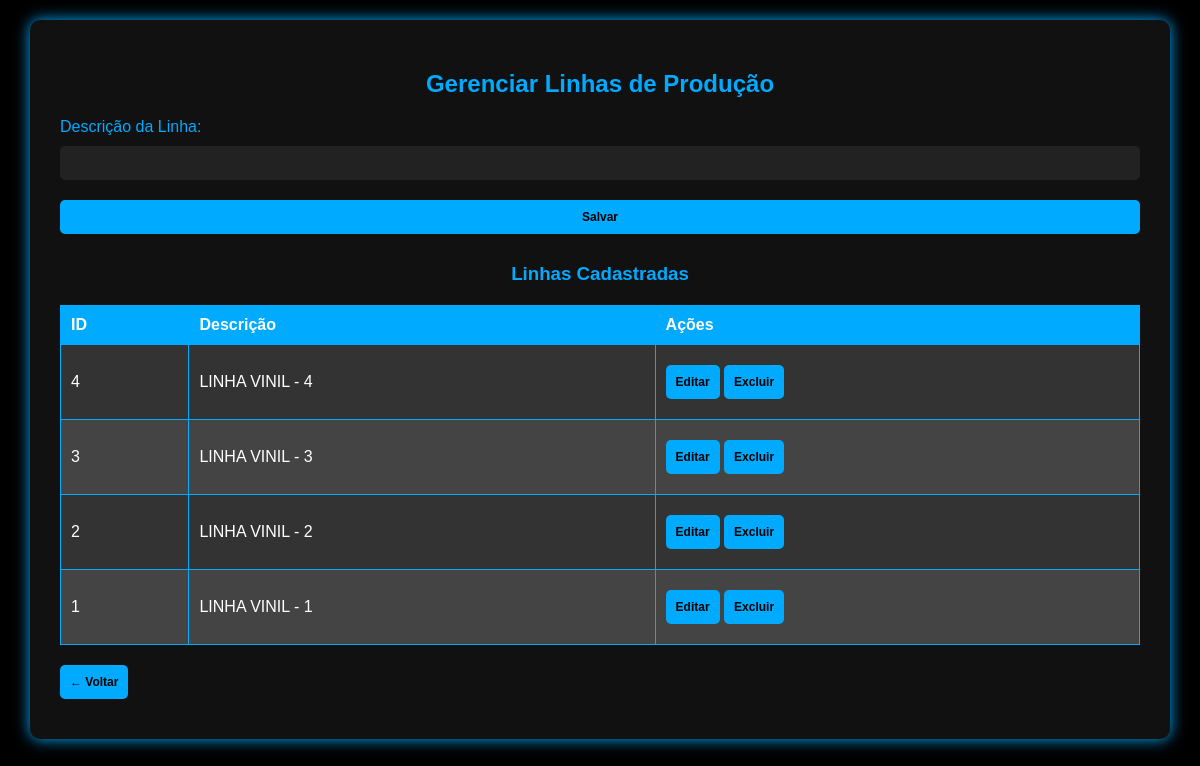
/pages/linhas_producao.php, run on the app's committed database.
### tables this page shows
CREATE TABLE `tab_linhas` (
  `LINHA_ID` int NOT NULL AUTO_INCREMENT,
  `LINHA_DESC` varchar(100) NOT NULL,
  PRIMARY KEY (`LINHA_ID`)
);

### pages/linhas_producao.php (the view, shortened to what this page needs)
<?php
include('../php/conexao.php');
$linhas = $conn->query("SELECT * FROM TAB_LINHAS ORDER BY LINHA_ID DESC");
?>
<!DOCTYPE html>
<html lang="pt-br">
<head>
    <link rel="stylesheet" href="../css/style.css">
</head>
<body>
    <div class="container">
        <h2>Gerenciar Linhas de Produção</h2>
        <form method="post" class="formulario">
            <label for="linha_desc">Descrição da Linha:</label>
            <input type="text" name="linha_desc" id="linha_desc" required>
            <button type="submit">Salvar</button>
        </form>
        <h3>Linhas Cadastradas</h3>
        <table class="tabela-linhas">
            <tr>
                <th>ID</th>
                <th>Descrição</th>
                <th>Ações</th>
            </tr>
            <?php while ($linha = $linhas->fetch_assoc()) { ?>
                <tr>
                    <td><?php echo $linha['LINHA_ID']; ?></td>
                    <td><?php echo $linha['LINHA_DESC']; ?></td>
                    <td>
                        <button type="button" onclick="editarLinha('<?php echo $linha['LINHA_ID']; ?>', '<?php echo addslashes($linha['LINHA_DESC']); ?>')">Editar</button>
                        <a href="?excluir=<?php echo $linha['LINHA_ID']; ?>" onclick="return confirm('Tem certeza que deseja excluir esta linha?')">
                            <button type="button">Excluir</button>
                        </a>
                    </td>
                </tr>
            <?php } ?>
        </table>
        <a href="lobby.php">
            <button type="button" style="margin-top: 20px;">← Voltar</button>
        </a>
    </div>
</body>
</html>

### css/style.css (style rules this page uses)
body { font-family: 'Arial', sans-serif; background-color: #000; color: #00aaff; margin: 0; padding: 0; }
.container, .login-container { width: 90%; max-width: 100%; margin: 20px auto; background: #111; padding: 30px; border-radius: 10px; box-shadow: 0 0 15px #00aaff; }
h2, h3 { text-align: center; color: #00aaff; }
form { display: flex; flex-direction: column; }
input, button, select { margin: 10px 0; padding: 10px; border: none; font-size: 12px; border-radius: 5px; }
input, select { background: #222; font-size: 12px; color: #fff; }
button { background: #00aaff; color: #000; font-weight: bold; cursor: pointer; }
table { width: 100%; margin-top: 20px; border-collapse: collapse; background-color: #222; }
th, td { padding: 10px; text-align: left; border: 1px solid #00aaff; }
th { background-color: #00aaff; color: #fff; }
td { color: #fff; }
tbody tr:nth-child(even) { background-color: #333; }
tbody tr:nth-child(odd) { background-color: #444; }

### data on the page
tab_linhas: LINHA_ID "4", LINHA_DESC "LINHA VINIL - 4"
tab_linhas: LINHA_ID "3", LINHA_DESC "LINHA VINIL - 3"
tab_linhas: LINHA_ID "2", LINHA_DESC "LINHA VINIL - 2"
tab_linhas: LINHA_ID "1", LINHA_DESC "LINHA VINIL - 1"
